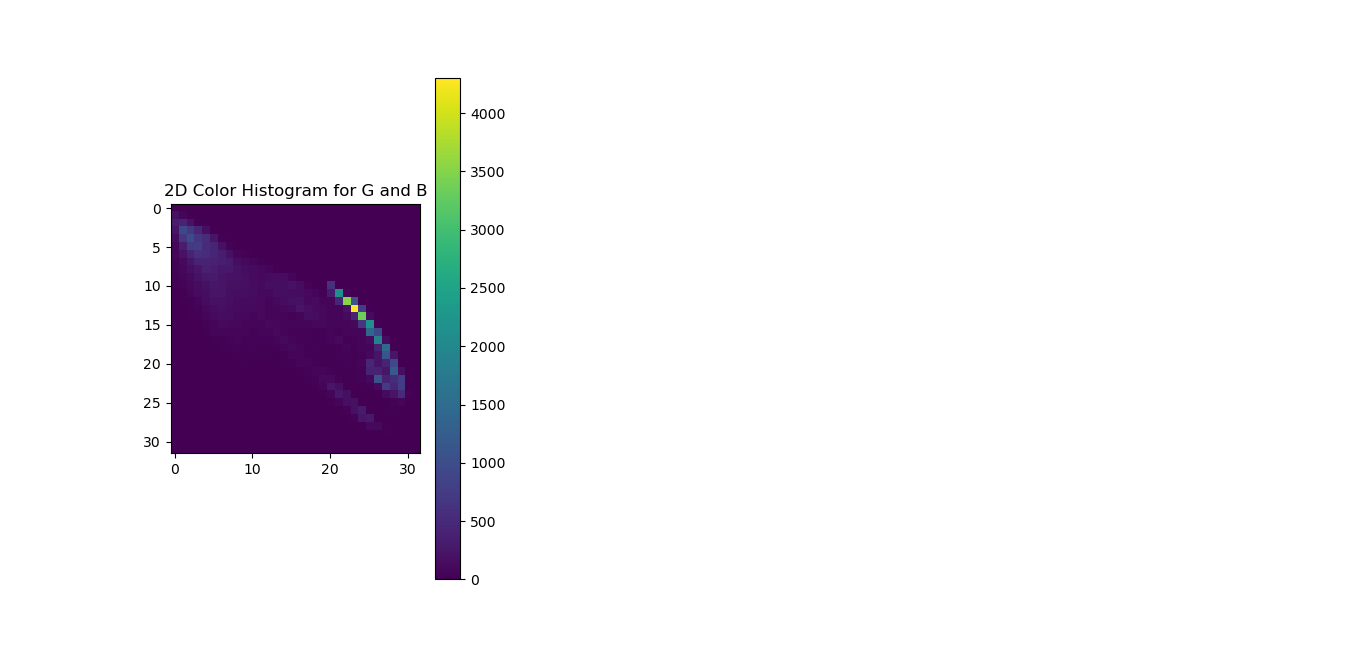
#> input picture imageProcessing/ColorHistogramGandB.png, 1366 x 651 px
$ python getting_and_setting.py --image ColorHistogramGandB.png
#> lines starting #> are read from the running program, lines starting #| are printed output that depends on the picture; after the words box and inside, x2 and y2 are one past the last pixel; in counts of white or black regions, pixels touching at a corner belong together
# -*- coding: utf-8 -*-
"""
Created on Mon May 31 17:22:09 2021

@author: Vineet.Srivastava
"""
from __future__ import print_function
import argparse
import cv2

ap = argparse.ArgumentParser()
ap.add_argument("-i", "--image", required = True, help = "Path to the Image")
args = vars(ap.parse_args())

image = cv2.imread(args["image"])
#> image is the input picture: shape (651, 1366, 3); mean B, G, R 240.2, 234.9, 238.5
cv2.imshow("Original Image", image)

# Lets change one pixel color of image
#(b, g, r) = image[0,0]
#print("Pixel at (0,0) - Red: {}, Green:{}, Blue:{}".format(r, g, b))
(b, g, r) = image[219,90]
#> b = 255; g = 255; r = 255
print("Pixel at (219,90) - Red: {}, Green:{}, Blue:{}".format(r, g, b))
#| Pixel at (219,90) - Red: 255, Green:255, Blue:255


image[0,0] = (0, 0, 255)
#> image: shape (651, 1366, 3); under 0.01% of pixels changed, all inside (x1, y1, x2, y2) = (0, 0, 1, 1)
(b, g, r) = image[0, 0]
#> b = 0; g = 0
print("Pixel at (0,0) - Red: {}, Green:{}, Blue:{}".format(r, g, b))
#| Pixel at (0,0) - Red: 255, Green:0, Blue:0
cv2.imshow("Changed Image", image)

corner = image[0:100, 0:100]
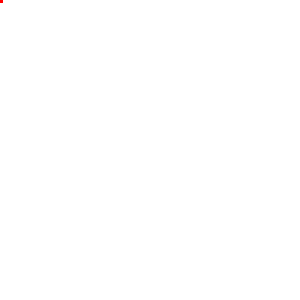
#> corner: shape (100, 100, 3) (shown 3 times larger); mean B, G, R 255, 255, 255
cv2.imshow("Corner", corner)

image[0:100, 0:100] = (0, 255, 0)
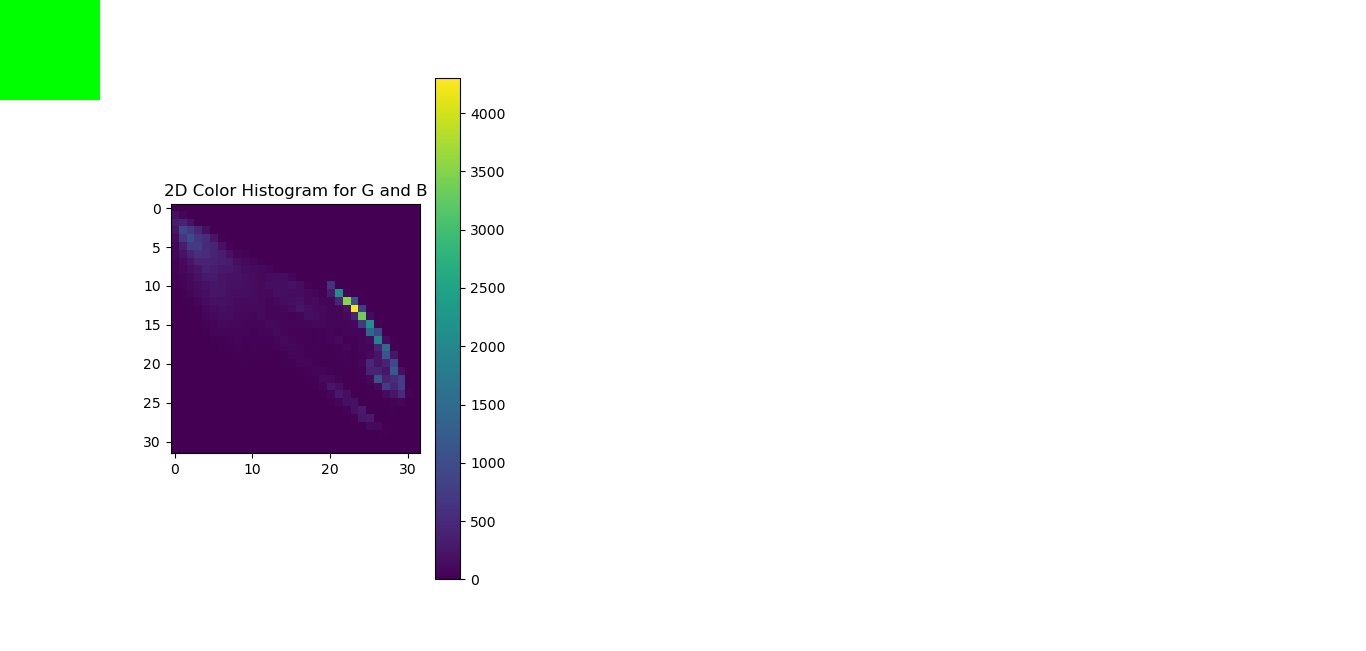
#> image: shape (651, 1366, 3); mean B, G, R 237.4, 234.9, 235.6
cv2.imshow("Changed Corner", image)

print("Changed corner color")
cv2.waitKey(0)

$ run again, on imageProcessing/colorHistogramBandR.png
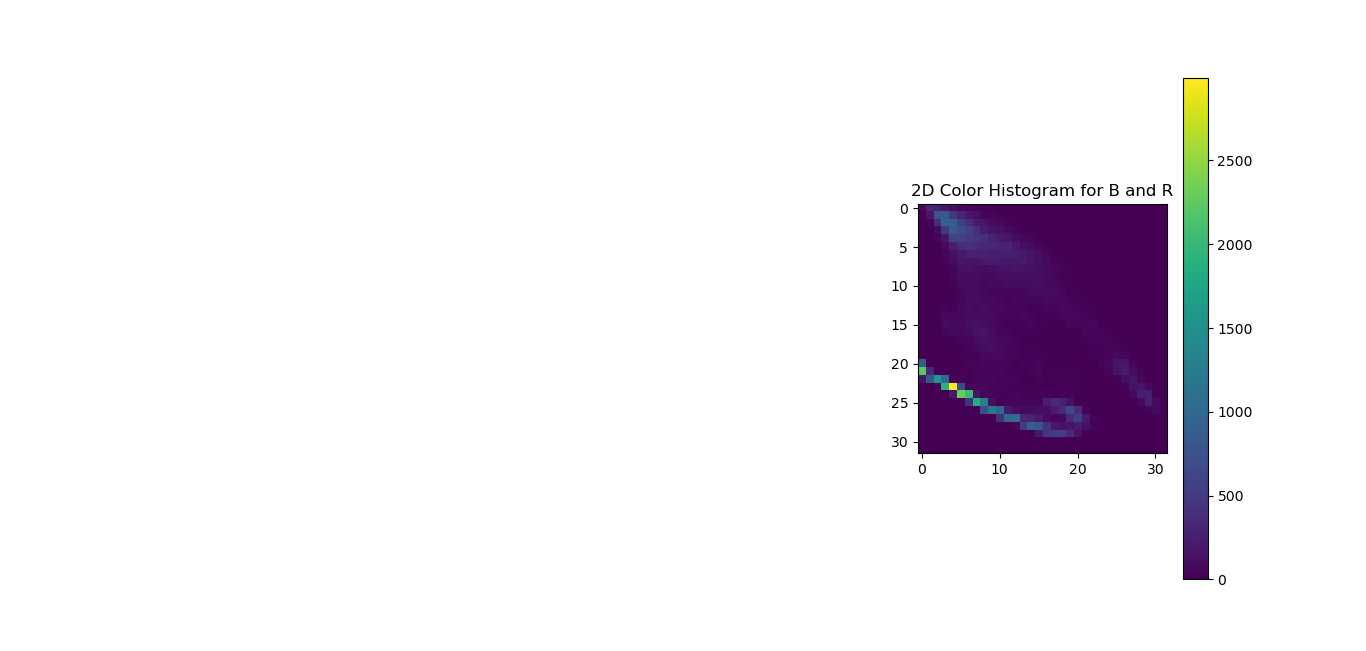
#> input picture imageProcessing/colorHistogramBandR.png, 1366 x 651 px
#> image is the input picture: shape (651, 1366, 3); mean B, G, R 240.4, 235.2, 238.6
#> `(b, g, r) = image[219,90]`: b = 255
#| Pixel at (219,90) - Red: 255, Green:255, Blue:255
#> `(b, g, r) = image[0, 0]`: b = 0
#| Pixel at (0,0) - Red: 255, Green:0, Blue:0
#> `image[0:100, 0:100] = (0, 255, 0)`:
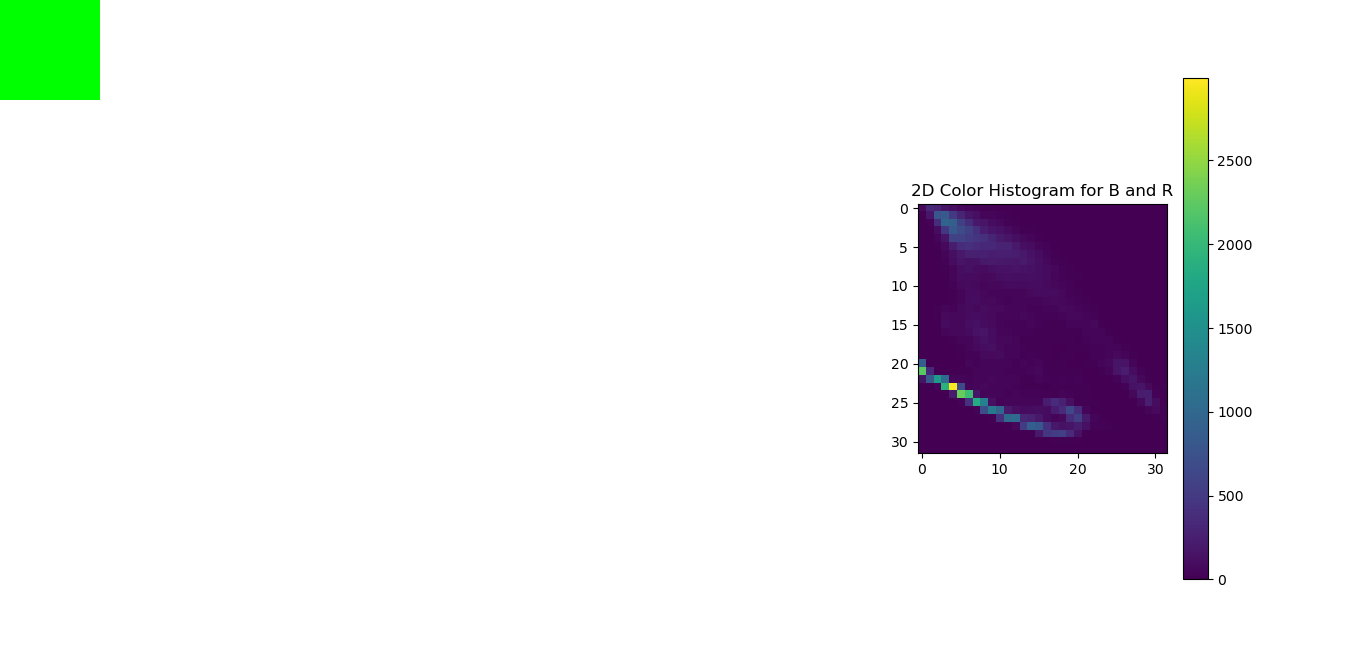
#> image: shape (651, 1366, 3); mean B, G, R 237.6, 235.2, 235.7

$ run again, on imageProcessing/colorHistogramGandR.png
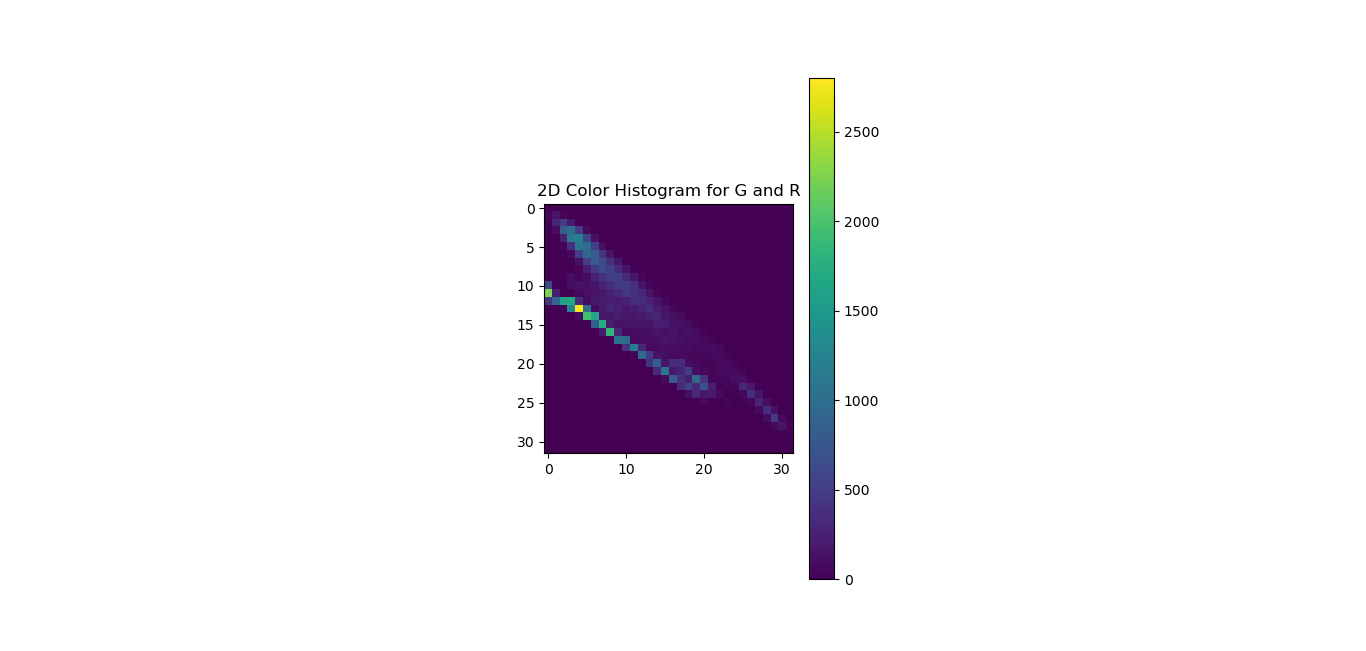
#> input picture imageProcessing/colorHistogramGandR.png, 1366 x 651 px
#> image is the input picture: shape (651, 1366, 3); mean B, G, R 240.5, 235.3, 238.6
#> `(b, g, r) = image[219,90]`: b = 255
#| Pixel at (219,90) - Red: 255, Green:255, Blue:255
#> `(b, g, r) = image[0, 0]`: b = 0
#| Pixel at (0,0) - Red: 255, Green:0, Blue:0
#> `image[0:100, 0:100] = (0, 255, 0)`:
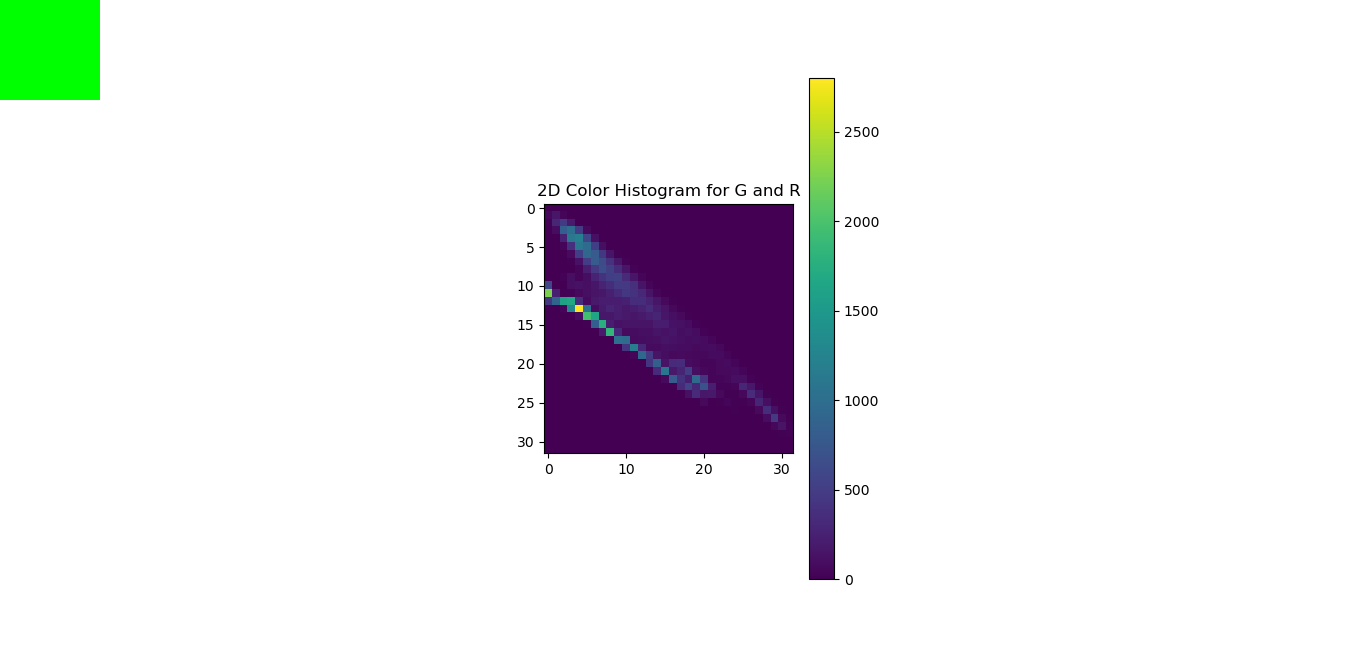
#> image: shape (651, 1366, 3); mean B, G, R 237.6, 235.3, 235.7
